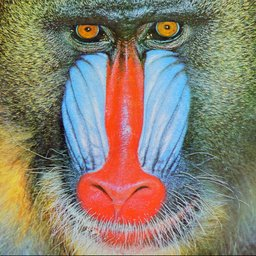
#> input picture images/1.jpg, 256 x 256 px
$ jupyter execute --allow-errors DeepLearning1HF.ipynb
#> lines starting #> are read from the running program, lines starting #| are printed output that depends on the picture; long printed decimals are rounded
[cell 1]
import numpy as np
import matplotlib.pyplot as plt
import matplotlib.image as mpimg
from matplotlib import colors as c
import skimage.io as io
from sklearn.preprocessing import StandardScaler
import scipy.io.wavfile as wavfile
from scipy import signal
import soundfile as sf
import urllib
from bs4 import BeautifulSoup
from collections import Counter

#print out the average and deviation values of each colors of the RGB
def calculate_image(image):

    img = mpimg.imread(image)

    #split image by colors
    red = img[:, :, 0]
    green = img[:, :, 1]
    blue = img[:, :, 2]

    width = red.shape[0]
    height = red.shape[1]

    #calculating average and deviation values
    avg_red = np.average(red)
    avg_green = np.average(green)
    avg_blue = np.average(blue)

    std_red = np.std(red)
    std_green = np.std(green)
    std_blue = np.std(blue)

    print("Average Red: ", avg_red)
    print("Average Green: ", avg_green)
    print("Average Blue: ", avg_blue)

    print("Red Standard deviation:", std_red)
    print("Green Standard deviation:", std_green)
    print("Blue Standard deviation:", std_blue)


#print out the standardized values of each colors of the RGB
def standardize(image):
    img = mpimg.imread(image)
    red = img[:, :, 0]
    green = img[:, :, 1]
    blue = img[:, :, 2]

    print("Standardized values", end="\n\n")

    s_red = normalize(red)
    s_green = normalize(green)
    s_blue = normalize(blue)

    fig, (ax1, ax2, ax3) = plt.subplots(1,3,constrained_layout=True, figsize=(15,5))

    print("Red mean: ", np.mean(s_red))
    print("Red deviation: ",np.std(s_red), end="\n\n")
    ax1.plot(s_red, s_red, 'o', color='red', markersize=0.1);

    print("Green mean: ", np.mean(s_green))
    print("Green deviation: ",np.std(s_green), end="\n\n")
    ax2.plot(s_green, s_green, 'o', color='green', markersize=0.1);

    print("Blue mean: ", np.mean(s_blue))
    print("Blue deviation: ",np.std(s_blue))
    ax3.plot(s_blue, s_blue, 'o', color='blue', markersize=0.1);

    plt.show()


#calculate the standardized value of a 2D array
def normalize(x):
    mean = np.average(x)
    std = np.std(x)
    for idx, val in enumerate(x):
        for idy, valy in enumerate(val):
            x[idx][idy] = (x[idx][idy]-mean)/std
    return x


#prints the image, histogram of each colors of the RGB, and the standardized values
def processImage(image):

#> called with image = 'images/1.jpg'
    print('Image name: ', image)
    img = mpimg.imread(image)
#> img is the input picture: shape (256, 256, 3); mean R, G, B 137.4, 128.9, 113.1
    imgplot = plt.imshow(img)
    plt.show()
    calculate_image(image)
#> in calculate_image, `red = img[:, :, 0]`:
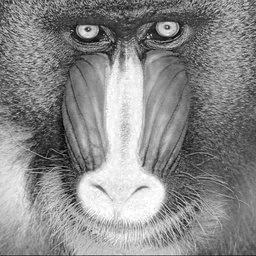
#> red: shape (256, 256); min 0, max 255, mean 137.4
#> in calculate_image, `green = img[:, :, 1]`:
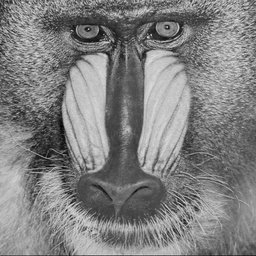
#> green: shape (256, 256); min 0, max 228, mean 128.9
#> in calculate_image, `blue = img[:, :, 2]`:
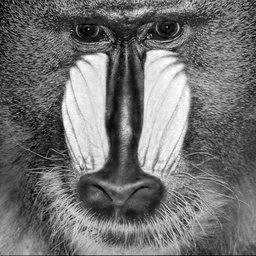
#> blue: shape (256, 256); min 0, max 255, mean 113.1
#> in calculate_image, `avg_red = np.average(red)`: avg_red = 137.4
#> in calculate_image, `avg_green = np.average(green)`: avg_green = 128.9
#> in calculate_image, `avg_blue = np.average(blue)`: avg_blue = 113.1
#> in calculate_image, `std_red = np.std(red)`: std_red = 53.44
#> in calculate_image, `std_green = np.std(green)`: std_green = 43.07
#> in calculate_image, `std_blue = np.std(blue)`: std_blue = 57.88
#| Average Red:  137.442
#| Average Green:  128.906
#| Average Blue:  113.127
#| Red Standard deviation: 53.444
#| Green Standard deviation: 43.074
#| Blue Standard deviation: 57.881
    # Split
    red = img[:, :, 0]
    green = img[:, :, 1]
    blue = img[:, :, 2]
    fig, (ax1, ax2, ax3) = plt.subplots(1,3,constrained_layout=True, figsize=(15,5))
    ax1.hist(red.ravel()*256, bins=50, color="red")
    ax1.set_title('red')

    ax2.hist(green.ravel()*256, bins=50, color="green")
    ax2.set_title('green')

    ax3.hist(blue.ravel()*256, bins=50, color="blue")
    ax3.set_title('blue')

    plt.show()
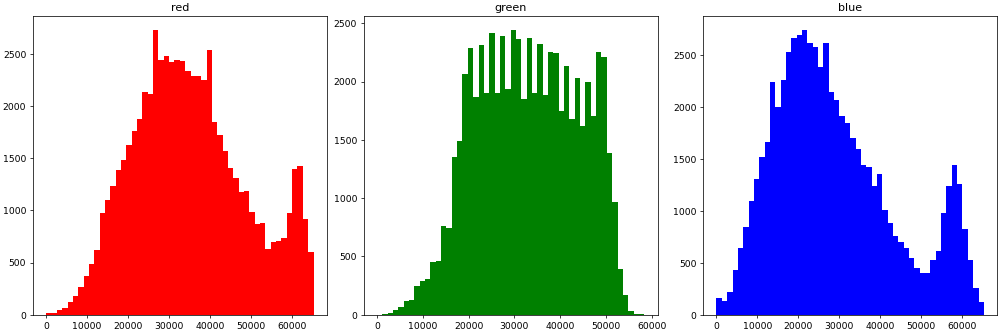
#> figure drawn by matplotlib, 3 panels; panel 1: tallest bar 2725 high, from x = 26112 to 27417.6; panel 2: tallest bar 2440 high, from x = 29184 to 30351.4; panel 3: tallest bar 2735 high, from x = 20889.6 to 22195.2

    standardize(image)
#> in normalize, `mean = np.average(x)`: mean = 137.4
#> in normalize, `std = np.std(x)`: std = 53.44
#> the loop in normalize, `for idx, val in enumerate(x):` made 1 pass
